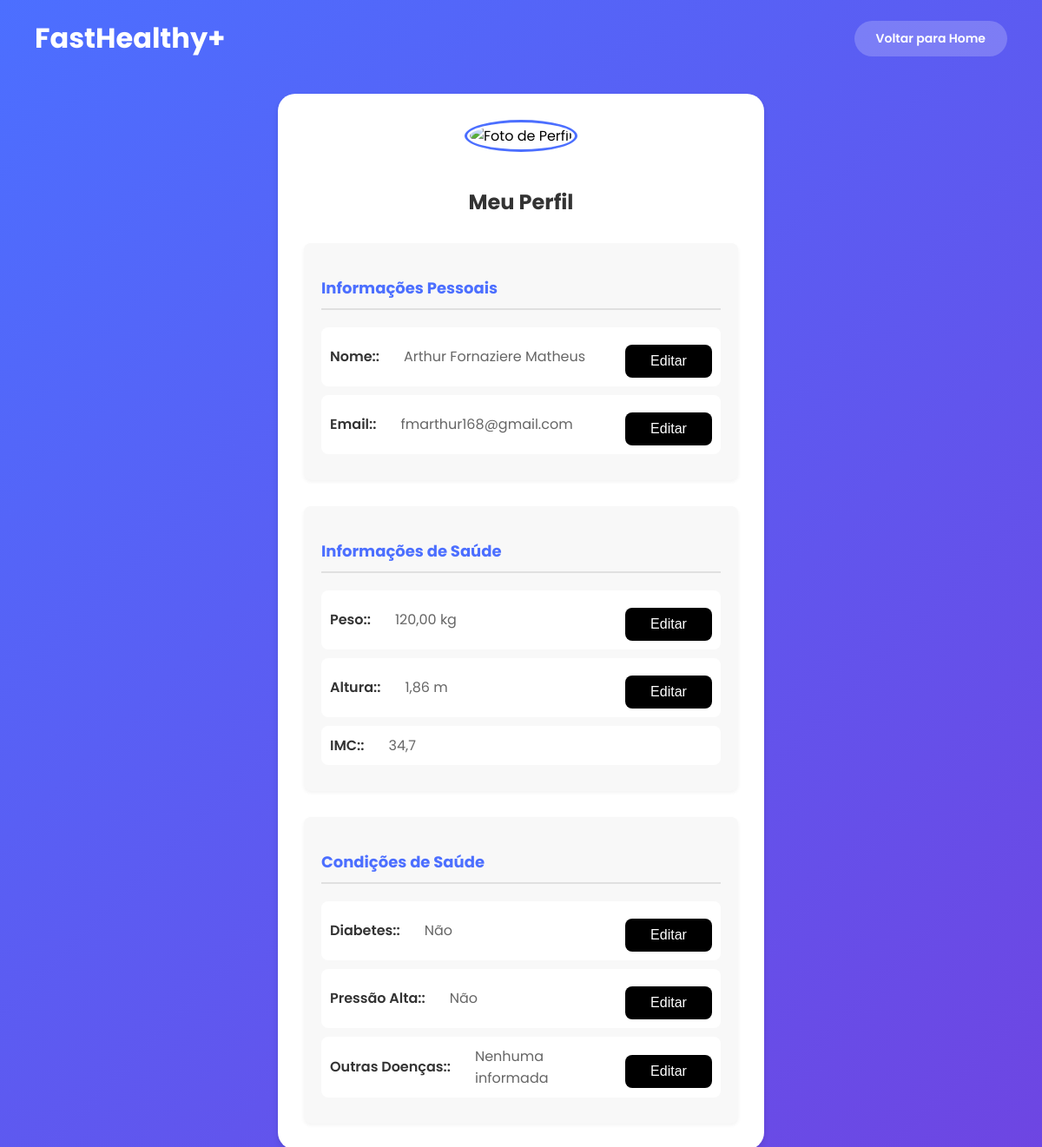
/perfil/ (signed in), run on the app's committed database.
### usuarios/models.py (models this page shows, shortened)
class Usuario(AbstractUser):
    username = models.CharField(max_length=150, unique=True)
    email = models.EmailField(unique=True)
    cpf = models.CharField(max_length=14, unique=True)
    USERNAME_FIELD = 'email'
    REQUIRED_FIELDS = ['cpf', 'first_name']
    objects = UsuarioManager()
    class Meta:
        verbose_name = 'Usuário'
        verbose_name_plural = 'Usuários'

class PerfilPaciente(models.Model):
    usuario = models.OneToOneField(Usuario, on_delete=models.CASCADE, related_name='perfil')
    peso = models.DecimalField(max_digits=5, decimal_places=2, help_text="Peso em kg")
    altura = models.DecimalField(max_digits=3, decimal_places=2, help_text="Altura em metros")
    tem_diabetes = models.BooleanField(default=False)
    tem_pressao_alta = models.BooleanField(default=False)
    doencas_diagnosticadas = models.TextField(blank=True, help_text="Liste outras doenças já diagnosticadas")
    data_atualizacao = models.DateTimeField(auto_now=True)
    class Meta:
        verbose_name = 'Perfil do Paciente'
        verbose_name_plural = 'Perfis dos Pacientes'

### usuarios/views.py (the view)
# urls.py: path('perfil/', views.perfil_usuario, name='perfil_usuario'),
@login_required
def perfil_usuario(request):
    try:
        perfil = request.user.perfil
        imc = perfil.peso / (perfil.altura ** 2)
        context = {
            'user': request.user,
            'perfil': perfil,
            'imc': imc
        }
        return render(request, 'perfil_usuario.html', context)
    except PerfilPaciente.DoesNotExist:
        messages.error(request, 'Perfil não encontrado.')
        return redirect('perfil_inicial')

### usuarios/templates/perfil_usuario.html (shortened to what this page needs)
{% load static %}
<!DOCTYPE html>
<html lang="pt-br">
<head>
    <link rel="stylesheet" href="{% static 'css/estilo.css' %}">
</head>
<body class="login-page">
    <nav class="home-navbar">
        <div class="logo">
            <h1>FastHealthy<span class="plus-icon">+</span></h1>
        </div>
        <div class="nav-buttons">
            <a href="{% url 'home' %}" class="nav-button">Voltar para Home</a>
        </div>
    </nav>
    <div class="login-container perfil-container">
        <div class="perfil-header">
            <img src="{% static 'img/avatar-default.png' %}" alt="Foto de Perfil" class="perfil-foto">
            <h2>Meu Perfil</h2>
        </div>
        <div class="perfil-secoes">
            <div class="perfil-secao">
                <h3>Informações Pessoais</h3>
                <div class="perfil-info-grupo">
                    <label>Nome:</label>
                    <p>{{ user.first_name }} {{ user.last_name }}</p>
                    <button class="edit-btn" data-campo="nome">Editar</button>
                </div>
                <div class="perfil-info-grupo">
                    <label>Email:</label>
                    <p>{{ user.email }}</p>
                    <button class="edit-btn" data-campo="email">Editar</button>
                </div>
            </div>
            <div class="perfil-secao">
                <h3>Informações de Saúde</h3>
                <div class="perfil-info-grupo">
                    <label>Peso:</label>
                    <p>{{ perfil.peso }} kg</p>
                    <button class="edit-btn" data-campo="peso">Editar</button>
                </div>
                <div class="perfil-info-grupo">
                    <label>Altura:</label>
                    <p>{{ perfil.altura }} m</p>
                    <button class="edit-btn" data-campo="altura">Editar</button>
                </div>
                <div class="perfil-info-grupo">
                    <label>IMC:</label>
                    <p>{{ imc|floatformat:1 }}</p>
                </div>
            </div>
            <div class="perfil-secao">
                <h3>Condições de Saúde</h3>
                <div class="perfil-info-grupo">
                    <label>Diabetes:</label>
                    <p>{% if perfil.tem_diabetes %}Sim - Tipo {{ perfil.tipo_diabetes }}{% else %}Não{% endif %}</p>
                    <button class="edit-btn" data-campo="diabetes">Editar</button>
                </div>
                <div class="perfil-info-grupo">
                    <label>Pressão Alta:</label>
                    <p>{% if perfil.tem_pressao_alta %}Sim{% else %}Não{% endif %}</p>
                    <button class="edit-btn" data-campo="pressao_alta">Editar</button>
                </div>
                <div class="perfil-info-grupo">
                    <label>Outras Doenças:</label>
                    <p>{{ perfil.doencas_diagnosticadas|default:"Nenhuma informada" }}</p>
                    <button class="edit-btn" data-campo="outras_doencas">Editar</button>
                </div>
            </div>
        </div>
    </div>
</body>
</html>

### usuarios/static/css/estilo.css (style rules this page uses)
body { margin: 0; padding: 0; font-family: 'Poppins', sans-serif; }
:root { --primary-color: #4c6fff; --secondary-color: #6e45e2; --text-dark: #333; --text-light: #666; --white: #fff; --black: #000; --background-light: #f8f8f8; --border-color: #e0e0e0; --placeholder-color: #999; --shadow: 0 4px 6px rgba(0, 0, 0, 0.1); --transition: all 0.3s ease; --border-radius-sm: 8px; --border-radius-md: 20px; --border-radius-lg: 25px; --spacing-sm: 10px; --spacing-md: 20px; --spacing-lg: 30px; }
body.login-page { min-height: 100vh; background: linear-gradient(135deg, var(--primary-color) 0%, var(--secondary-color) 100%); display: flex; flex-direction: column; }
.login-container { background: var(--white); padding: var(--spacing-lg); border-radius: var(--border-radius-md); box-shadow: var(--shadow); width: 90%; max-width: 400px; margin: var(--spacing-md) auto; }
.login-container h2 { color: var(--text-dark); margin-bottom: 25px; font-size: 24px; text-align: center; }
.login-container button { background-color: var(--black); color: var(--white); padding: var(--spacing-sm); border: none; border-radius: var(--border-radius-sm); cursor: pointer; font-size: 16px; font-weight: 500; transition: var(--transition); margin-top: var(--spacing-sm); width: 100%; }
.login-container p { text-align: center; margin-top: var(--spacing-md); }
.home-navbar { position: relative; z-index: 2; display: flex; justify-content: space-between; align-items: center; padding: 20px 40px; }
.logo h1 { font-size: 32px; font-weight: 700; color: white; margin: 0; }
.plus-icon { color: white; font-weight: bold; }
.nav-buttons { display: flex; align-items: center; gap: var(--spacing-md); margin-left: auto; }
.nav-button { background-color: rgba(255, 255, 255, 0.2); color: white; padding: 10px 25px; border-radius: 25px; text-decoration: none; font-size: 14px; font-weight: 600; transition: all 0.3s ease; }
.perfil-container { max-width: 500px; }
.perfil-header { text-align: center; margin-bottom: var(--spacing-lg); }
.perfil-foto { width: 120px; height: 120px; border-radius: 50%; margin-bottom: var(--spacing-md); border: 3px solid var(--primary-color); padding: 3px; }
.perfil-secoes { display: flex; flex-direction: column; gap: var(--spacing-lg); }
.perfil-secao { background: var(--background-light); padding: var(--spacing-md); border-radius: var(--border-radius-sm); box-shadow: 0 2px 4px rgba(0, 0, 0, 0.05); }
.perfil-secao h3 { color: var(--primary-color); margin-bottom: var(--spacing-md); font-size: 18px; border-bottom: 2px solid var(--border-color); padding-bottom: var(--spacing-sm); }
.perfil-info-grupo { display: grid; grid-template-columns: auto 1fr auto; align-items: center; gap: var(--spacing-md); margin-bottom: var(--spacing-sm); padding: var(--spacing-sm); background: var(--white); border-radius: var(--border-radius-sm); }
.perfil-info-grupo label { font-weight: 600; color: var(--text-dark); display: flex; align-items: center; }
.perfil-info-grupo label::after { content: ":"; margin-right: 8px; }
.perfil-info-grupo p { margin: 0; color: var(--text-light); text-align: left; padding-left: 0; }
.edit-btn { background: transparent; border: 1px solid var(--primary-color); color: var(--primary-color); padding: 8px 20px; border-radius: var(--border-radius-sm); cursor: pointer; font-size: 14px; transition: var(--transition); min-width: 100px; text-align: center; }

### data on the page
Usuario: first_name "Arthur Fornaziere Matheus", email "fmarthur168@gmail.com"
PerfilPaciente: peso "120,00", altura "1,86", doencas_diagnosticadas "Nenhuma informada"

### other printed values
{{ imc|floatformat:1 }} "34,7"
